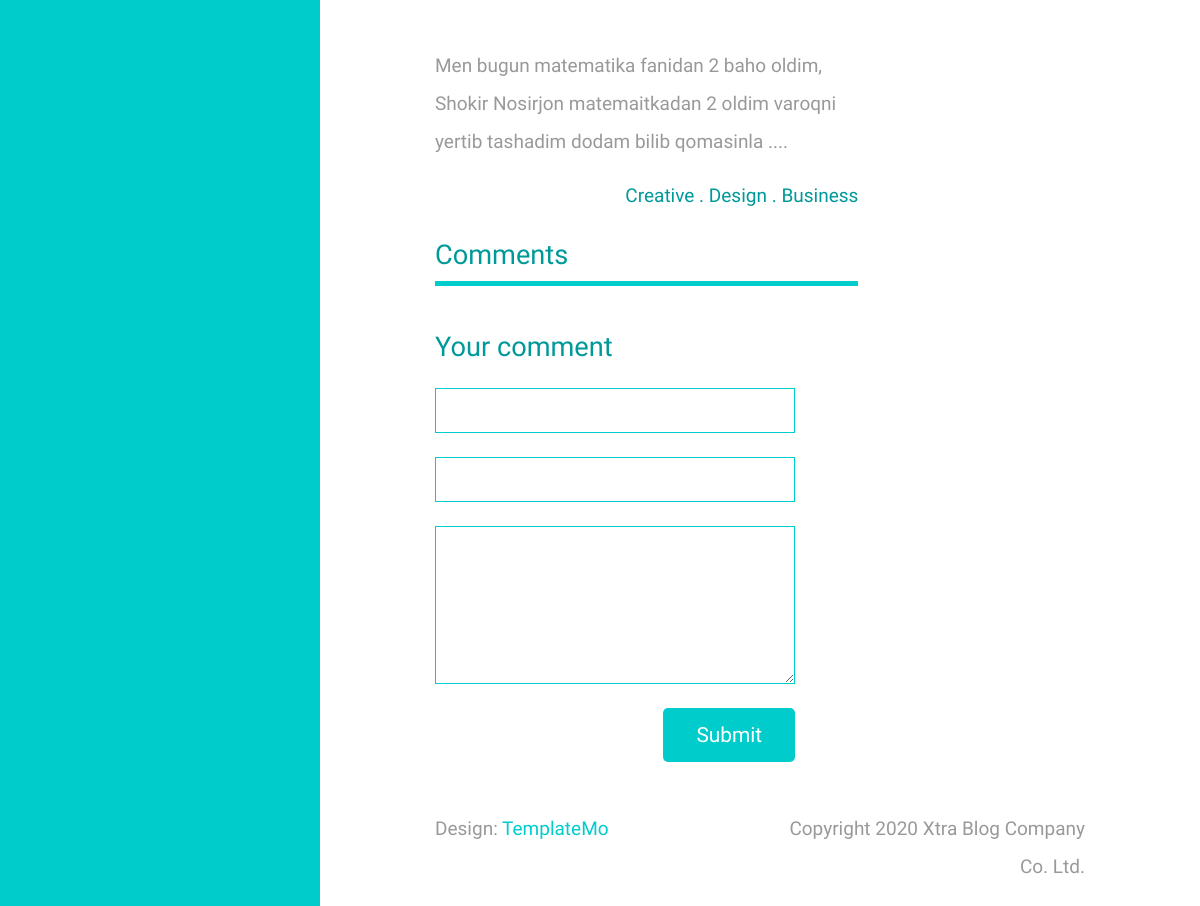
Before: /blog/1/ (lower part) with the older database file.
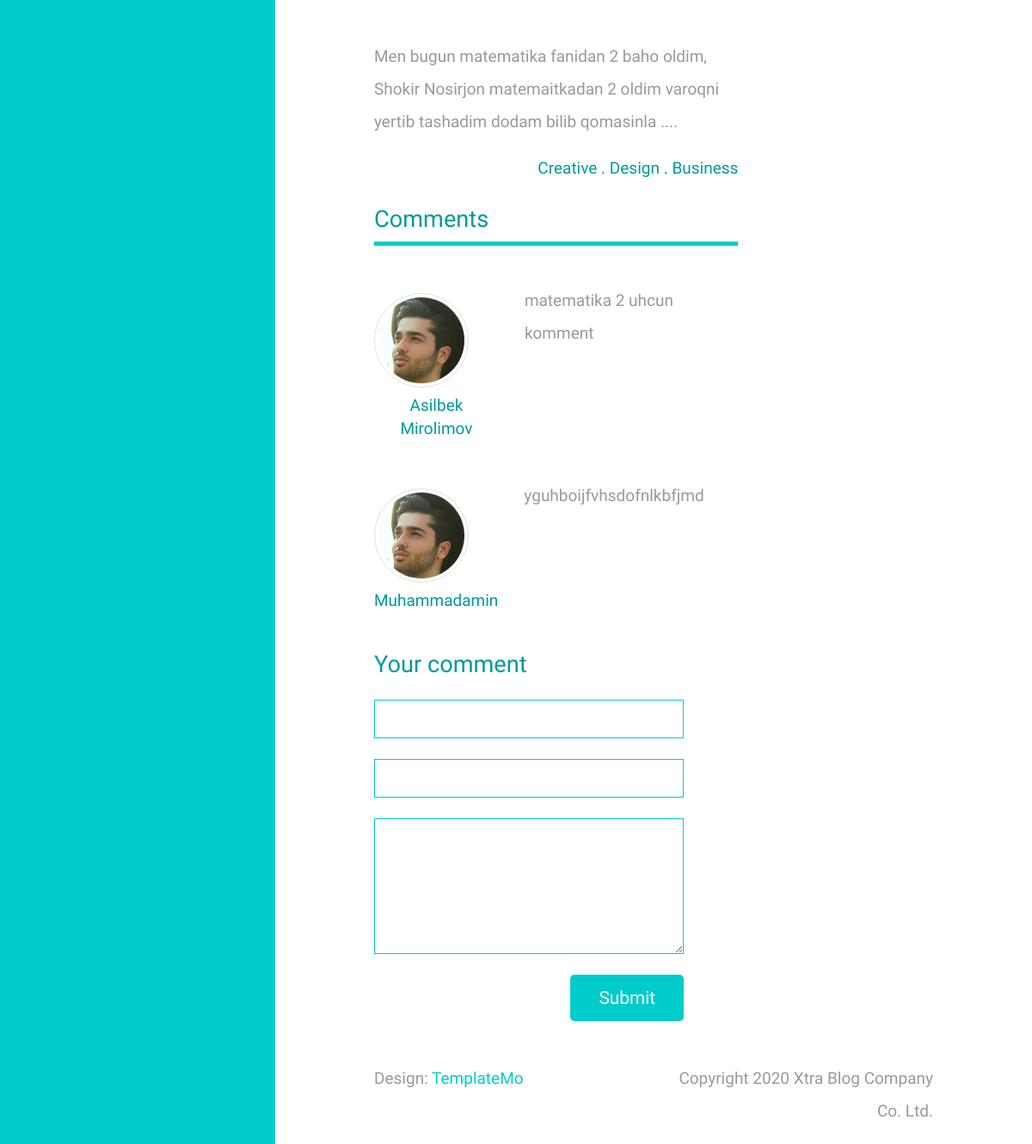
After: the same page with the newer database file.
### blogs/models.py (models this page shows, shortened)
class Comment(models.Model):
    full_name = models.CharField(max_length=150)
    phone_number = models.CharField(max_length=20, blank=True, null=True)
    text = models.TextField()
    blog_id = models.ForeignKey(Blog, on_delete=models.CASCADE)

### blogs/views.py (the view)
# urls.py: path('blog/<int:blog_id>/', blog_detail_page, name='blog_detail')
def blog_detail_page(request, blog_id):
    blog = get_object_or_404(Blog, pk=blog_id)
    kommentlar = Comment.objects.filter(blog_id=blog_id)
    if request.method == "post":
        pass
    context = {
        "blog": blog,
        'kommentlar': kommentlar
    }
    return render(request, template_name='post.html', context=context)

### blogs/models.py (called while the page is built)
    def get_images(self):
        return BlogImage.objects.filter(blog_id=self.id)[1:]

    def get_birinchi_image(self):
        return BlogImage.objects.filter(blog_id=self.id)[0].image.url

### templates/post.html (shortened to what this page needs)
{% extends 'base.html' %}
{% block content %}
            <div class="row tm-row">
                <div class="col-lg-8 tm-post-col">
                    <div class="tm-post-full">
                        <div class="mb-4">
                            <h4>{{blog.short_description}}</h3>
                            <p>
                                {{ blog.description }}
                            </p>
                            <span class="d-block text-right tm-color-primary">Creative . Design . Business</span>
                        </div>
                        <div>
                            <h2 class="tm-color-primary tm-post-title">Comments</h2>
                            <hr class="tm-hr-primary tm-mb-45">
                            {% for c in kommentlar %}
                            <div class="tm-comment tm-mb-45">
                                <figure class="tm-comment-figure">
                                    <img src="/static/img/comment-1.jpg" alt="Image" class="mb-2 rounded-circle img-thumbnail">
                                    <figcaption class="tm-color-primary text-center">{{c.full_name}}</figcaption>
                                </figure>
                                <div>
                                    <p>
                                        {{c.text}}
                                    </p>
                                </div>
                            </div>
                            {% endfor %}
                            <form action="" class="mb-5 tm-comment-form">
                                <h2 class="tm-color-primary tm-post-title mb-4">Your comment</h2>
                                <div class="mb-4">
                                    <input class="form-control" name="name" type="text">
                                </div>
                                <div class="mb-4">
                                    <input class="form-control" name="email" type="text">
                                </div>
                                <div class="mb-4">
                                    <textarea class="form-control" name="message" rows="6"></textarea>
                                </div>
                                <div class="text-right">
                                    <button class="tm-btn tm-btn-primary tm-btn-small">Submit</button>
                                </div>
                            </form>
                        </div>
                    </div>
                </div>
                <aside class="col-lg-4 tm-aside-col">
                </aside>
            </div>
{% endblock content %}

Changed rows visible on the page:
added Comment: full_name "Asilbek Mirolimov", text "matematika 2 uhcun komment"
added Comment: full_name "Muhammadamin", text "yguhboijfvhsdofnlkbfjmd"
